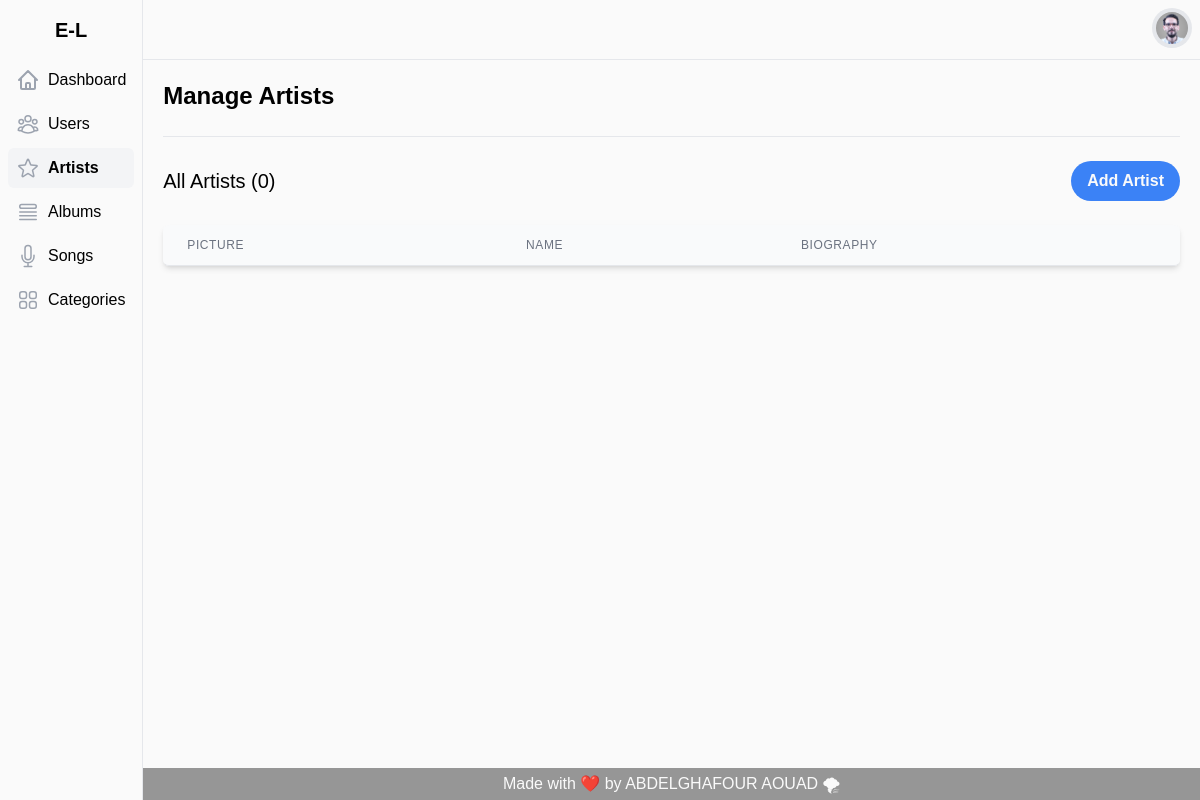
The page /artists.php on the database as committed earlier.
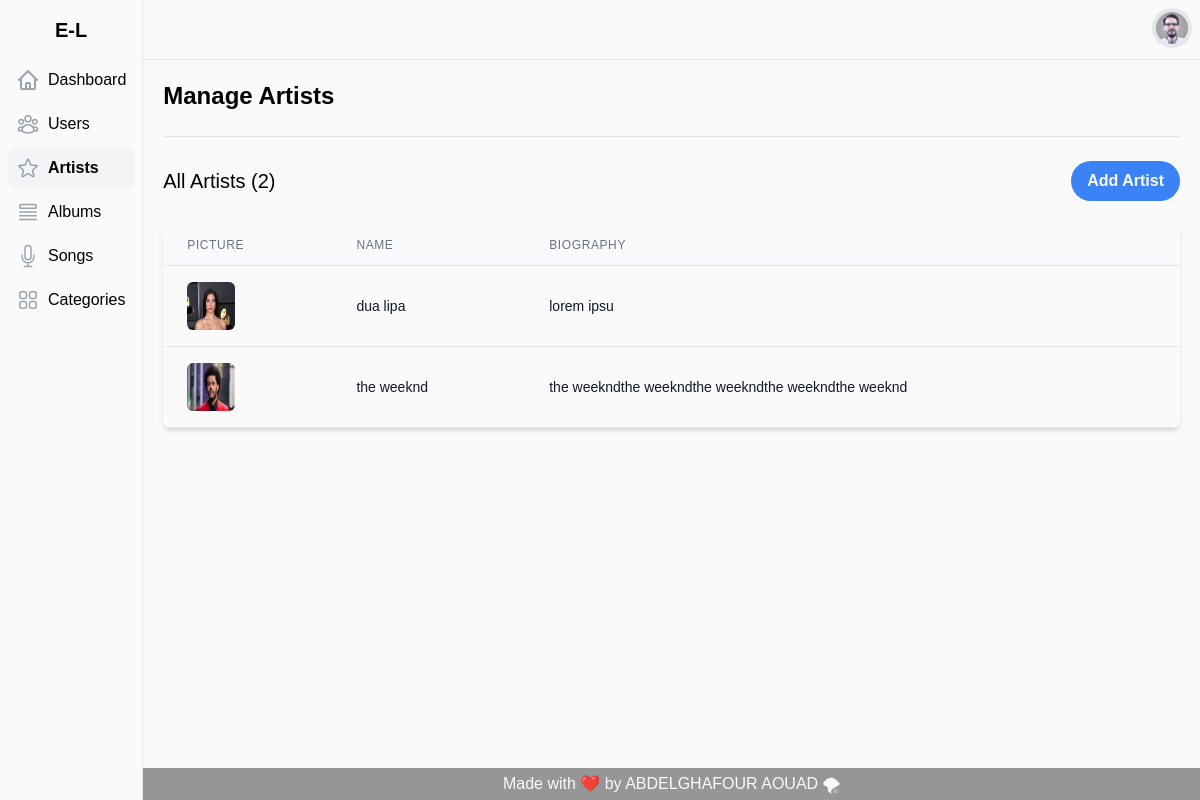
The same page on the database as committed later.
### tables this page shows
CREATE TABLE IF NOT EXISTS `artists` (
  `id` int NOT NULL AUTO_INCREMENT,
  `name` varchar(120) NOT NULL,
  `picture` text NOT NULL,
  `biography` text NOT NULL,
  `created_at` timestamp NOT NULL,
  `updated_at` timestamp NOT NULL,
  `created_by` int NOT NULL,
  `updated_by` int NOT NULL,
  PRIMARY KEY (`id`)
);

### models/connection.php (called while the page is built, shortened)
<?php
class Connection
{
  private $serv = 'localhost';
  private $user = 'root';
  private $pass = '';
  private $bd = 'e-lyrics';
  private function pdoConnection()
  {
    $con = new PDO('mysql:host=' . $this->serv . ';dbname=' . $this->bd, $this->user, $this->pass);
    $con->setAttribute(PDO::ATTR_DEFAULT_FETCH_MODE, PDO::FETCH_ASSOC);
    try {
      return $con;
    } catch (PDOException $e) {
      echo 'Database Error: ' . $e->getMessage();
    }
  }
  public function connect()
  {
    return $this->pdoConnection();
  }
}

### models/statistic.php (called while the page is built)
<?php
require_once 'connection.php';
class Statistic extends Connection
{
  public $table;
  public function countt()
  {
    $sql = "SELECT count(id) FROM $this->table";
    $stmt = $this->connect()->prepare($sql);
    $stmt->execute();
    $result = $stmt->fetchColumn();
    return $result;
  }
}

### models/artist.php (called while the page is built, shortened)
<?php
require_once 'connection.php';
class Artist extends Connection
{
      public function allArtists()
      {
            $sql = "SELECT * FROM artists";
            $stmt = $this->connect()->prepare($sql);
            $stmt->execute();
            $result = $stmt->fetchAll();
            return $result;
      }
}

### views/tab-artists.php (the view)
<?php
require_once 'models/artist.php';
$artists = (new Artist)->allArtists();
?>
<div class="flex flex-col mt-6">
      <div class="-my-2 overflow-x-auto sm:-mx-6 lg:-mx-8">
            <div class="inline-block min-w-full py-2 align-middle sm:px-6 lg:px-8">
                  <div class="overflow-hidden border-b border-gray-200 rounded-md shadow-md">
                        <table class="min-w-full overflow-x-scroll divide-y divide-gray-200">
                              <thead class="bg-gray-50">
                                    <tr>
                                          <th scope="col" class="px-6 py-3 text-xs font-medium tracking-wider text-left text-gray-500 uppercase">Picture</th>
                                          <th scope="col" class="px-6 py-3 text-xs font-medium tracking-wider text-left text-gray-500 uppercase">Name</th>
                                          <th scope="col" class="px-6 py-3 text-xs font-medium tracking-wider text-left text-gray-500 uppercase">Biography</th>
                                    </tr>
                              </thead>
                              <tbody class="bg-white divide-y divide-gray-200">
                                    <?php
                                    foreach ($artists as  $artist) { ?>
                                          <tr class="transition-all hover:bg-gray-100 hover:shadow-lg" onclick="getartist(<?= $artist['id'] ?>)" id="<?= $artist['id'] ?>">
                                                <td class="px-6 py-4 whitespace-nowrap">
                                                      <div class="flex items-center">
                                                            <div class="flex-shrink-0 w-12 h-12">
                                                                  <img class="mx-auto picture h-12 rounded-md" product="" src="assets/img/artists/<?= $artist['picture'] ?>" alt="" />
                                                            </div>
                                                      </div>
                                                </td>
                                                <td class="artist px-6 py-4 whitespace-nowrap">
                                                      <p class="name text-sm truncate max-w-sm text-gray-900" artist="<?= $artist['name'] ?>"><?= $artist['name'] ?></p>
                                                </td>
                                                <td class="artist px-6 py-4 whitespace-nowrap">
                                                      <p class="name text-sm truncate max-w-sm text-gray-900" artist="<?= $artist['biography'] ?>"><?= $artist['biography'] ?></p>
                                                </td>
                                          </tr>
                                    <?php } ?>
                              </tbody>
                        </table>
                  </div>
            </div>
      </div>
</div>

### artists.php (shortened to what the changed rows need)
<?php
require_once 'models/statistic.php';
$statistic = new Statistic();
$statistic->table = "artists";
?>
<!DOCTYPE html>
<html lang="en">
<head>
  <link rel="stylesheet" href="assets/css/style.css" />
</head>
<body class="font-Poppins">
  <div class="flex h-screen overflow-y-hidden bg-white">
    <div class="flex flex-col flex-1 h-full overflow-hidden">
      <main class="flex-1 max-h-full p-5 overflow-hidden overflow-y-scroll">
        <div class="flex flex-col items-start justify-between pb-6 space-y-4 border-b lg:items-center lg:space-y-0 lg:flex-row">
          <h1 class="text-2xl font-semibold whitespace-nowrap">Manage Artists</h1>
        </div>
        <div class="flex mt-6 items-center justify-between">
          <h3 class="text-xl">All Artists (<?= $statistic->countt() ?>)</h3>
          <button onclick="openModal()" type="button" class="bg-blue-500 hover:bg-blue-700 text-white font-bold py-2 px-4 rounded-full">
            Add Artist
          </button>
        </div>
        <?php
        include 'views/tab-artists.php';
        ?>
      </main>
    </div>
  </div>
</body>
</html>

Rows that differ between the two databases and show on the page:
added artists: picture (picture), name "dua lipa", biography "lorem ipsu"
added artists: picture (picture), name "the weeknd", biography "the weekndthe weekndthe weekndthe weekndthe weeknd"
Other text that changed with them:
$statistic->countt(): "0" → "2"
